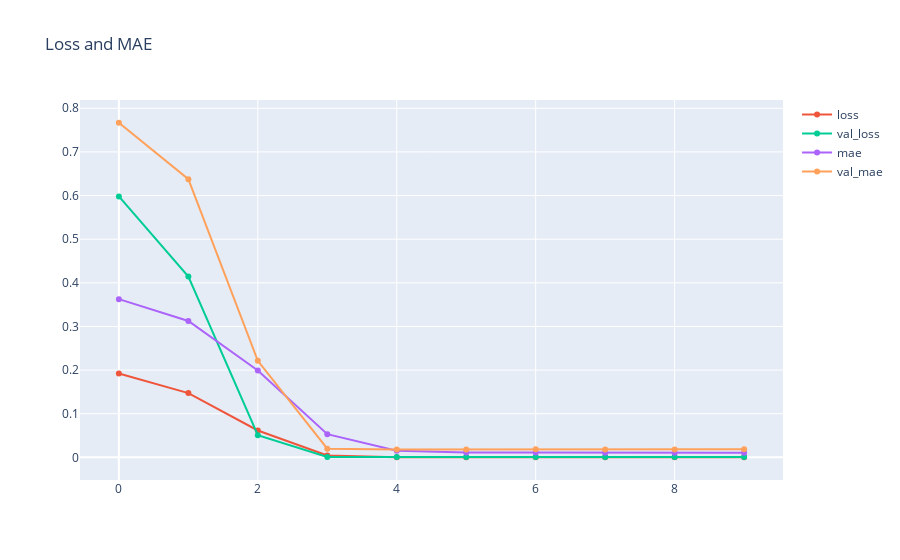

Notebook code cell kept with this figure:
### Markdown cell above
> #### Step 14 : Plot graph show loss and validation

### Code cell
fig = px.line(title='Loss and MAE')
fig.add_scatter(y=history.history['loss'], name='loss')
fig.add_scatter(y=history.history['val_loss'], name='val_loss')
fig.add_scatter(y=history.history['mae'], name='mae')
fig.add_scatter(y=history.history['val_mae'], name='val_mae')
fig.show()

### Figure 1 — Plotly figure (JSON) as saved in the notebook; plotly's stock layout.template omitted (floating-point values rounded to 4 significant figures)
{"data": [{"hovertemplate": "<extra></extra>", "legendgroup": "", "line": {"color": "#636efa", "dash": "solid"}, "marker": {"symbol": "circle"}, "mode": "lines", "name": "", "orientation": "v", "showlegend": false, "type": "scatter", "xaxis": "x", "yaxis": "y"}, {"name": "loss", "type": "scatter", "y": [0.1922, 0.1473, 0.0616, 0.004472, 0.0003843, 0.0002541, 0.0002491, 0.0002469, 0.0002457, 0.0002447]}, {"name": "val_loss", "type": "scatter", "y": [0.598, 0.4143, 0.05092, 0.0006467, 0.0005599, 0.0005626, 0.0005714, 0.0005621, 0.0005691, 0.0005682]}, {"name": "mae", "type": "scatter", "y": [0.3626, 0.3125, 0.199, 0.05311, 0.01515, 0.01113, 0.0109, 0.01081, 0.01077, 0.01073]}, {"name": "val_mae", "type": "scatter", "y": [0.7669, 0.6375, 0.2213, 0.01995, 0.01814, 0.01821, 0.01842, 0.01817, 0.01821, 0.01835]}], "layout": {"legend": {"tracegroupgap": 0}, "title": {"text": "Loss and MAE"}, "xaxis": {"anchor": "y", "domain": [0, 1]}, "yaxis": {"anchor": "x", "domain": [0, 1]}}}
